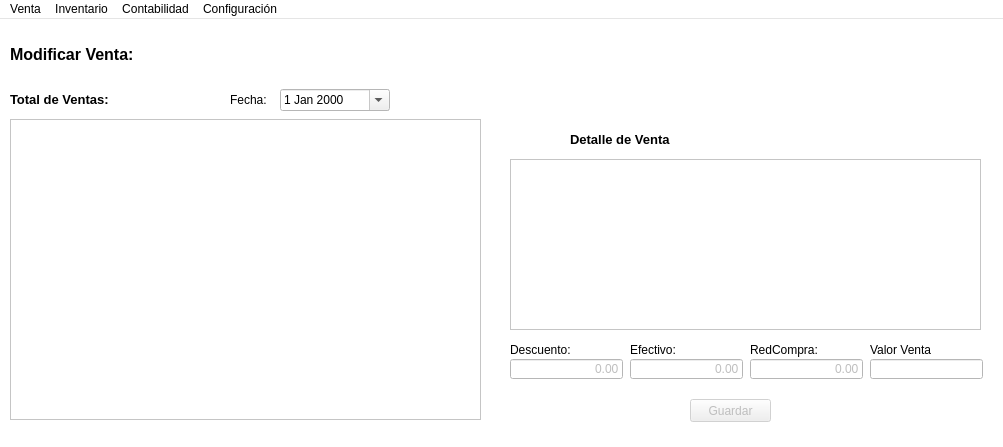
<?xml version="1.0" encoding="UTF-8"?>
<ui version="4.0">
 <class>Modificar</class>
 <widget class="QMainWindow" name="Modificar">
  <property name="geometry">
   <rect>
    <x>0</x>
    <y>0</y>
    <width>1003</width>
    <height>447</height>
   </rect>
  </property>
  <property name="palette">
   <palette>
    <active>
     <colorrole role="Base">
      <brush brushstyle="SolidPattern">
       <color alpha="255">
        <red>255</red>
        <green>255</green>
        <blue>255</blue>
       </color>
      </brush>
     </colorrole>
     <colorrole role="Window">
      <brush brushstyle="SolidPattern">
       <color alpha="255">
        <red>255</red>
        <green>255</green>
        <blue>255</blue>
       </color>
      </brush>
     </colorrole>
    </active>
    <inactive>
     <colorrole role="Base">
      <brush brushstyle="SolidPattern">
       <color alpha="255">
        <red>255</red>
        <green>255</green>
        <blue>255</blue>
       </color>
      </brush>
     </colorrole>
     <colorrole role="Window">
      <brush brushstyle="SolidPattern">
       <color alpha="255">
        <red>255</red>
        <green>255</green>
        <blue>255</blue>
       </color>
      </brush>
     </colorrole>
    </inactive>
    <disabled>
     <colorrole role="Base">
      <brush brushstyle="SolidPattern">
       <color alpha="255">
        <red>255</red>
        <green>255</green>
        <blue>255</blue>
       </color>
      </brush>
     </colorrole>
     <colorrole role="Window">
      <brush brushstyle="SolidPattern">
       <color alpha="255">
        <red>255</red>
        <green>255</green>
        <blue>255</blue>
       </color>
      </brush>
     </colorrole>
    </disabled>
   </palette>
  </property>
  <property name="windowTitle">
   <string>Modificar Venta</string>
  </property>
  <property name="windowIcon">
   <iconset resource="resource.qrc">
    <normaloff>:/new/prefix2/icono.png</normaloff>:/new/prefix2/icono.png</iconset>
  </property>
  <widget class="QWidget" name="centralwidget">
   <widget class="QLabel" name="label_14">
    <property name="geometry">
     <rect>
      <x>800</x>
      <y>10</y>
      <width>181</width>
      <height>51</height>
     </rect>
    </property>
    <property name="text">
     <string/>
    </property>
    <property name="pixmap">
     <pixmap resource="resource.qrc">:/new/prefix1/hicell.png</pixmap>
    </property>
    <property name="scaledContents">
     <bool>true</bool>
    </property>
   </widget>
   <widget class="QLabel" name="label_15">
    <property name="geometry">
     <rect>
      <x>10</x>
      <y>20</y>
      <width>141</width>
      <height>31</height>
     </rect>
    </property>
    <property name="font">
     <font>
      <pointsize>12</pointsize>
      <weight>75</weight>
      <bold>true</bold>
     </font>
    </property>
    <property name="text">
     <string>Modificar Venta:</string>
    </property>
   </widget>
   <widget class="QDateEdit" name="dateEdit">
    <property name="geometry">
     <rect>
      <x>280</x>
      <y>70</y>
      <width>110</width>
      <height>22</height>
     </rect>
    </property>
    <property name="calendarPopup">
     <bool>true</bool>
    </property>
   </widget>
   <widget class="QLabel" name="label">
    <property name="geometry">
     <rect>
      <x>230</x>
      <y>70</y>
      <width>47</width>
      <height>21</height>
     </rect>
    </property>
    <property name="text">
     <string>Fecha:</string>
    </property>
   </widget>
   <widget class="QTableWidget" name="tableWidget">
    <property name="enabled">
     <bool>true</bool>
    </property>
    <property name="geometry">
     <rect>
      <x>10</x>
      <y>100</y>
      <width>471</width>
      <height>301</height>
     </rect>
    </property>
    <property name="editTriggers">
     <set>QAbstractItemView::NoEditTriggers</set>
    </property>
    <property name="dragDropOverwriteMode">
     <bool>false</bool>
    </property>
    <property name="selectionMode">
     <enum>QAbstractItemView::SingleSelection</enum>
    </property>
    <property name="selectionBehavior">
     <enum>QAbstractItemView::SelectRows</enum>
    </property>
    <property name="horizontalScrollMode">
     <enum>QAbstractItemView::ScrollPerItem</enum>
    </property>
    <attribute name="verticalHeaderVisible">
     <bool>false</bool>
    </attribute>
   </widget>
   <widget class="QTableWidget" name="tableWidget_2">
    <property name="geometry">
     <rect>
      <x>510</x>
      <y>140</y>
      <width>471</width>
      <height>171</height>
     </rect>
    </property>
    <attribute name="verticalHeaderVisible">
     <bool>false</bool>
    </attribute>
   </widget>
   <widget class="QLineEdit" name="lineEdit_mDescuento">
    <property name="enabled">
     <bool>false</bool>
    </property>
    <property name="geometry">
     <rect>
      <x>510</x>
      <y>340</y>
      <width>113</width>
      <height>20</height>
     </rect>
    </property>
    <property name="layoutDirection">
     <enum>Qt::LeftToRight</enum>
    </property>
    <property name="text">
     <string>0.00</string>
    </property>
    <property name="alignment">
     <set>Qt::AlignRight|Qt::AlignTrailing|Qt::AlignVCenter</set>
    </property>
   </widget>
   <widget class="QLineEdit" name="lineEdit_mTotal">
    <property name="enabled">
     <bool>false</bool>
    </property>
    <property name="geometry">
     <rect>
      <x>870</x>
      <y>340</y>
      <width>113</width>
      <height>20</height>
     </rect>
    </property>
   </widget>
   <widget class="QLabel" name="label_2">
    <property name="geometry">
     <rect>
      <x>870</x>
      <y>320</y>
      <width>111</width>
      <height>21</height>
     </rect>
    </property>
    <property name="text">
     <string>Valor Venta</string>
    </property>
   </widget>
   <widget class="QLabel" name="label_4">
    <property name="geometry">
     <rect>
      <x>510</x>
      <y>320</y>
      <width>111</width>
      <height>21</height>
     </rect>
    </property>
    <property name="text">
     <string>Descuento:</string>
    </property>
   </widget>
   <widget class="QLabel" name="label_5">
    <property name="geometry">
     <rect>
      <x>570</x>
      <y>110</y>
      <width>151</width>
      <height>21</height>
     </rect>
    </property>
    <property name="font">
     <font>
      <pointsize>10</pointsize>
      <weight>75</weight>
      <bold>true</bold>
     </font>
    </property>
    <property name="text">
     <string>Detalle de Venta</string>
    </property>
   </widget>
   <widget class="QLabel" name="label_6">
    <property name="geometry">
     <rect>
      <x>10</x>
      <y>70</y>
      <width>151</width>
      <height>21</height>
     </rect>
    </property>
    <property name="font">
     <font>
      <pointsize>10</pointsize>
      <weight>75</weight>
      <bold>true</bold>
     </font>
    </property>
    <property name="text">
     <string>Total de Ventas:</string>
    </property>
   </widget>
   <widget class="QPushButton" name="pushButton_mGuardar">
    <property name="enabled">
     <bool>false</bool>
    </property>
    <property name="geometry">
     <rect>
      <x>690</x>
      <y>380</y>
      <width>81</width>
      <height>23</height>
     </rect>
    </property>
    <property name="text">
     <string>Guardar</string>
    </property>
   </widget>
   <widget class="QLineEdit" name="lineEdit_mRedCompra">
    <property name="enabled">
     <bool>false</bool>
    </property>
    <property name="geometry">
     <rect>
      <x>750</x>
      <y>340</y>
      <width>113</width>
      <height>20</height>
     </rect>
    </property>
    <property name="layoutDirection">
     <enum>Qt::LeftToRight</enum>
    </property>
    <property name="text">
     <string>0.00</string>
    </property>
    <property name="alignment">
     <set>Qt::AlignRight|Qt::AlignTrailing|Qt::AlignVCenter</set>
    </property>
   </widget>
   <widget class="QLabel" name="label_7">
    <property name="geometry">
     <rect>
      <x>750</x>
      <y>320</y>
      <width>111</width>
      <height>21</height>
     </rect>
    </property>
    <property name="text">
     <string>RedCompra:</string>
    </property>
   </widget>
   <widget class="QLineEdit" name="lineEdit_mEfectivo">
    <property name="enabled">
     <bool>false</bool>
    </property>
    <property name="geometry">
     <rect>
      <x>630</x>
      <y>340</y>
      <width>113</width>
      <height>20</height>
     </rect>
    </property>
    <property name="layoutDirection">
     <enum>Qt::LeftToRight</enum>
    </property>
    <property name="text">
     <string>0.00</string>
    </property>
    <property name="alignment">
     <set>Qt::AlignRight|Qt::AlignTrailing|Qt::AlignVCenter</set>
    </property>
   </widget>
   <widget class="QLabel" name="label_8">
    <property name="geometry">
     <rect>
      <x>630</x>
      <y>320</y>
      <width>111</width>
      <height>21</height>
     </rect>
    </property>
    <property name="text">
     <string>Efectivo:</string>
    </property>
   </widget>
  </widget>
  <widget class="QMenuBar" name="menubar">
   <property name="geometry">
    <rect>
     <x>0</x>
     <y>0</y>
     <width>1003</width>
     <height>22</height>
    </rect>
   </property>
   <widget class="QMenu" name="menuVenta">
    <property name="title">
     <string>Venta</string>
    </property>
    <addaction name="actionVenta"/>
    <addaction name="actionDetalle"/>
   </widget>
   <widget class="QMenu" name="menuInventario">
    <property name="title">
     <string>Inventario</string>
    </property>
    <addaction name="actionInventario"/>
    <addaction name="actionActualizar"/>
    <addaction name="actionAlertas"/>
   </widget>
   <widget class="QMenu" name="menuContabilidad">
    <property name="title">
     <string>Contabilidad</string>
    </property>
    <addaction name="actionContabilidad"/>
    <addaction name="actionEgresos"/>
   </widget>
   <widget class="QMenu" name="menuConfiguraci_n">
    <property name="title">
     <string>Configuración</string>
    </property>
    <addaction name="actionCambio"/>
   </widget>
   <addaction name="menuVenta"/>
   <addaction name="menuInventario"/>
   <addaction name="menuContabilidad"/>
   <addaction name="menuConfiguraci_n"/>
  </widget>
  <action name="actionVenta">
   <property name="text">
    <string>Crear</string>
   </property>
  </action>
  <action name="actionActualizar">
   <property name="text">
    <string>Actualizar</string>
   </property>
  </action>
  <action name="actionCambio">
   <property name="text">
    <string>Cambio de Contraseña</string>
   </property>
  </action>
  <action name="actionDetalle">
   <property name="enabled">
    <bool>false</bool>
   </property>
   <property name="text">
    <string>Modificar</string>
   </property>
  </action>
  <action name="actionInventario">
   <property name="enabled">
    <bool>true</bool>
   </property>
   <property name="text">
    <string>Visualizar</string>
   </property>
  </action>
  <action name="actionEgresos">
   <property name="text">
    <string>Agregar Egresos</string>
   </property>
  </action>
  <action name="actionContabilidad">
   <property name="text">
    <string>Visualizar</string>
   </property>
  </action>
  <action name="actionAlertas">
   <property name="text">
    <string>Alertas</string>
   </property>
  </action>
 </widget>
 <resources>
  <include location="resource.qrc"/>
 </resources>
 <connections/>
</ui>
